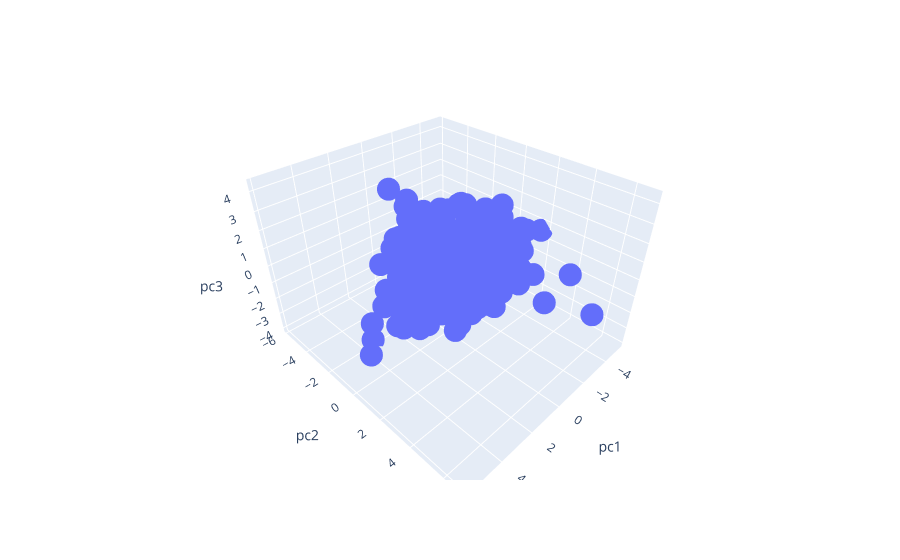

The notebook cell this image was saved under:
### Code cell
pcs = u * s
tst = centered_df.reset_index()[['trackName']]
tst['pc1'] = pcs[:,0]
tst['pc2'] = pcs[:,1]
tst['pc3'] = pcs[:,2]
px.scatter_3d(data_frame=tst, x='pc1', y='pc2', z='pc3', hover_data='trackName')
# pd.Index(cleaned_df).to_list()
# type(centered_df.reset_index()['id'])

### Figure 1 — Plotly figure (JSON) as saved in the notebook; plotly's stock layout.template omitted (floating-point values rounded to 4 significant figures; data arrays with more than 128 entries replaced by an {"elided": "..."} marker saying what was removed)
{"data": [{"customdata": {"elided": "485x1 str values"}, "hovertemplate": "pc1=%{x}<br>pc2=%{y}<br>pc3=%{z}<br>trackName=%{customdata[0]}<extra></extra>", "legendgroup": "", "marker": {"color": "#636efa", "symbol": "circle"}, "mode": "markers", "name": "", "scene": "scene", "showlegend": false, "type": "scatter3d", "x": {"elided": "485 float values"}, "y": {"elided": "485 float values"}, "z": {"elided": "485 float values"}}], "layout": {"legend": {"tracegroupgap": 0}, "margin": {"t": 60}, "scene": {"domain": {"x": [0, 1], "y": [0, 1]}, "xaxis": {"title": {"text": "pc1"}}, "yaxis": {"title": {"text": "pc2"}}, "zaxis": {"title": {"text": "pc3"}}}}}
